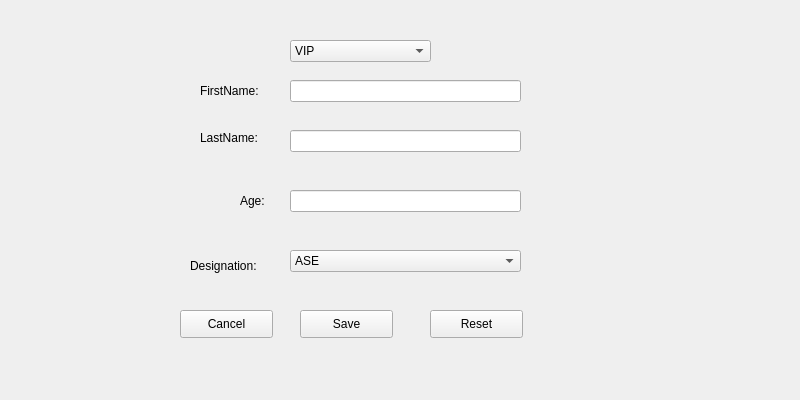
<?xml version="1.0" encoding="UTF-8"?>
<ui version="4.0">
 <class>UserFormWidget</class>
 <widget class="QWidget" name="UserFormWidget">
  <property name="geometry">
   <rect>
    <x>0</x>
    <y>0</y>
    <width>800</width>
    <height>400</height>
   </rect>
  </property>
  <property name="windowTitle">
   <string>Form</string>
  </property>
  <widget class="QLineEdit" name="firstNameLe">
   <property name="geometry">
    <rect>
     <x>290</x>
     <y>80</y>
     <width>231</width>
     <height>22</height>
    </rect>
   </property>
  </widget>
  <widget class="QLineEdit" name="lastNameLe">
   <property name="geometry">
    <rect>
     <x>290</x>
     <y>130</y>
     <width>231</width>
     <height>22</height>
    </rect>
   </property>
  </widget>
  <widget class="QLineEdit" name="ageLe">
   <property name="geometry">
    <rect>
     <x>290</x>
     <y>190</y>
     <width>231</width>
     <height>22</height>
    </rect>
   </property>
  </widget>
  <widget class="QComboBox" name="typeCb">
   <property name="geometry">
    <rect>
     <x>290</x>
     <y>40</y>
     <width>141</width>
     <height>22</height>
    </rect>
   </property>
   <item>
    <property name="text">
     <string>VIP</string>
    </property>
   </item>
   <item>
    <property name="text">
     <string>Employee</string>
    </property>
   </item>
  </widget>
  <widget class="QComboBox" name="designationCb">
   <property name="geometry">
    <rect>
     <x>290</x>
     <y>250</y>
     <width>231</width>
     <height>22</height>
    </rect>
   </property>
   <item>
    <property name="text">
     <string>ASE</string>
    </property>
   </item>
   <item>
    <property name="text">
     <string>SE</string>
    </property>
   </item>
   <item>
    <property name="text">
     <string>SSE</string>
    </property>
   </item>
   <item>
    <property name="text">
     <string>DL</string>
    </property>
   </item>
  </widget>
  <widget class="QPushButton" name="saveBut">
   <property name="geometry">
    <rect>
     <x>300</x>
     <y>310</y>
     <width>93</width>
     <height>28</height>
    </rect>
   </property>
   <property name="text">
    <string>Save</string>
   </property>
  </widget>
  <widget class="QPushButton" name="resetBut">
   <property name="geometry">
    <rect>
     <x>430</x>
     <y>310</y>
     <width>93</width>
     <height>28</height>
    </rect>
   </property>
   <property name="text">
    <string>Reset</string>
   </property>
  </widget>
  <widget class="QPushButton" name="cancelBut">
   <property name="geometry">
    <rect>
     <x>180</x>
     <y>310</y>
     <width>93</width>
     <height>28</height>
    </rect>
   </property>
   <property name="text">
    <string>Cancel</string>
   </property>
  </widget>
  <widget class="QLabel" name="label">
   <property name="geometry">
    <rect>
     <x>200</x>
     <y>80</y>
     <width>91</width>
     <height>21</height>
    </rect>
   </property>
   <property name="text">
    <string>FirstName:</string>
   </property>
  </widget>
  <widget class="QLabel" name="label_2">
   <property name="geometry">
    <rect>
     <x>200</x>
     <y>130</y>
     <width>81</width>
     <height>16</height>
    </rect>
   </property>
   <property name="text">
    <string>LastName:</string>
   </property>
  </widget>
  <widget class="QLabel" name="label_3">
   <property name="geometry">
    <rect>
     <x>240</x>
     <y>190</y>
     <width>71</width>
     <height>21</height>
    </rect>
   </property>
   <property name="text">
    <string>Age:</string>
   </property>
  </widget>
  <widget class="QLabel" name="label_4">
   <property name="geometry">
    <rect>
     <x>190</x>
     <y>250</y>
     <width>91</width>
     <height>31</height>
    </rect>
   </property>
   <property name="text">
    <string>Designation:</string>
   </property>
  </widget>
 </widget>
 <resources/>
 <connections>
  <connection>
   <sender>resetBut</sender>
   <signal>clicked()</signal>
   <receiver>ageLe</receiver>
   <slot>clear()</slot>
   <hints>
    <hint type="sourcelabel">
     <x>510</x>
     <y>327</y>
    </hint>
    <hint type="destinationlabel">
     <x>512</x>
     <y>203</y>
    </hint>
   </hints>
  </connection>
  <connection>
   <sender>resetBut</sender>
   <signal>clicked()</signal>
   <receiver>lastNameLe</receiver>
   <slot>clear()</slot>
   <hints>
    <hint type="sourcelabel">
     <x>487</x>
     <y>326</y>
    </hint>
    <hint type="destinationlabel">
     <x>492</x>
     <y>142</y>
    </hint>
   </hints>
  </connection>
  <connection>
   <sender>resetBut</sender>
   <signal>clicked()</signal>
   <receiver>firstNameLe</receiver>
   <slot>clear()</slot>
   <hints>
    <hint type="sourcelabel">
     <x>464</x>
     <y>321</y>
    </hint>
    <hint type="destinationlabel">
     <x>464</x>
     <y>95</y>
    </hint>
   </hints>
  </connection>
 </connections>
</ui>
